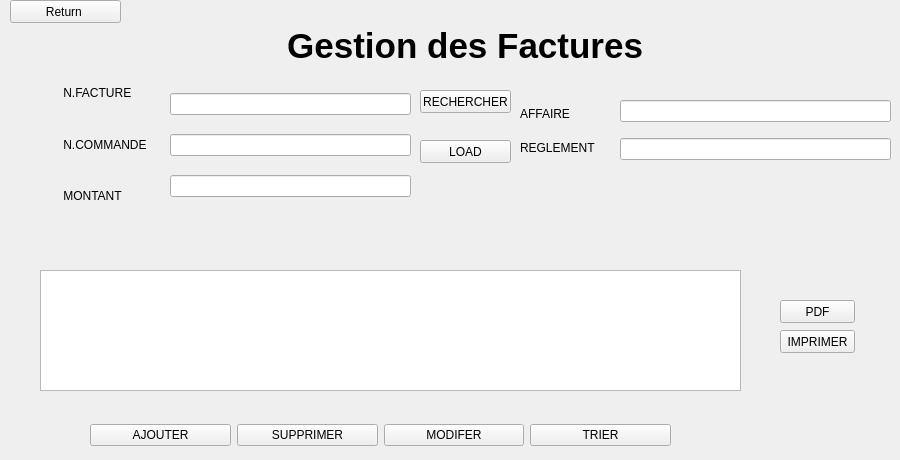
      <widget class="QWidget" name="page_65">
       <widget class="QLabel" name="label_181">
        <property name="geometry">
         <rect>
          <x>190</x>
          <y>20</y>
          <width>601</width>
          <height>51</height>
         </rect>
        </property>
        <property name="font">
         <font>
          <pointsize>26</pointsize>
          <weight>75</weight>
          <bold>true</bold>
         </font>
        </property>
        <property name="text">
         <string>          Gestion des Factures</string>
        </property>
       </widget>
       <widget class="QPushButton" name="pushButton_334">
        <property name="geometry">
         <rect>
          <x>10</x>
          <y>0</y>
          <width>111</width>
          <height>23</height>
         </rect>
        </property>
        <property name="text">
         <string>Return </string>
        </property>
       </widget>
       <widget class="QWidget" name="layoutWidget_94">
        <property name="geometry">
         <rect>
          <x>90</x>
          <y>420</y>
          <width>581</width>
          <height>31</height>
         </rect>
        </property>
        <layout class="QHBoxLayout" name="horizontalLayout_23">
         <item>
          <widget class="QPushButton" name="pushButton_335">
           <property name="text">
            <string>AJOUTER</string>
           </property>
          </widget>
         </item>
         <item>
          <widget class="QPushButton" name="pushButton_336">
           <property name="text">
            <string>SUPPRIMER</string>
           </property>
          </widget>
         </item>
         <item>
          <widget class="QPushButton" name="pushButton_337">
           <property name="text">
            <string>MODIFER</string>
           </property>
          </widget>
         </item>
         <item>
          <widget class="QPushButton" name="pushButton_338">
           <property name="text">
            <string>TRIER</string>
           </property>
          </widget>
         </item>
        </layout>
       </widget>
       <widget class="QPushButton" name="pushButton_339">
        <property name="geometry">
         <rect>
          <x>420</x>
          <y>140</y>
          <width>91</width>
          <height>23</height>
         </rect>
        </property>
        <property name="text">
         <string>LOAD</string>
        </property>
       </widget>
       <widget class="QTableView" name="tableView_30">
        <property name="geometry">
         <rect>
          <x>40</x>
          <y>270</y>
          <width>701</width>
          <height>121</height>
         </rect>
        </property>
       </widget>
       <widget class="QWidget" name="layoutWidget_95">
        <property name="geometry">
         <rect>
          <x>60</x>
          <y>70</y>
          <width>91</width>
          <height>149</height>
         </rect>
        </property>
        <layout class="QVBoxLayout" name="verticalLayout_77">
         <item>
          <widget class="QLabel" name="label_182">
           <property name="text">
            <string> N.FACTURE</string>
           </property>
          </widget>
         </item>
         <item>
          <widget class="QLabel" name="label_183">
           <property name="text">
            <string> N.COMMANDE</string>
           </property>
          </widget>
         </item>
         <item>
          <widget class="QLabel" name="label_184">
           <property name="text">
            <string> MONTANT</string>
           </property>
          </widget>
         </item>
        </layout>
       </widget>
       <widget class="QWidget" name="layoutWidget_96">
        <property name="geometry">
         <rect>
          <x>170</x>
          <y>80</y>
          <width>241</width>
          <height>131</height>
         </rect>
        </property>
        <layout class="QVBoxLayout" name="verticalLayout_78">
         <item>
          <widget class="QLineEdit" name="lineEdit_132"/>
         </item>
         <item>
          <widget class="QLineEdit" name="lineEdit_133"/>
         </item>
         <item>
          <widget class="QLineEdit" name="lineEdit_134"/>
         </item>
        </layout>
       </widget>
       <widget class="QWidget" name="layoutWidget_97">
        <property name="geometry">
         <rect>
          <x>520</x>
          <y>100</y>
          <width>91</width>
          <height>61</height>
         </rect>
        </property>
        <layout class="QVBoxLayout" name="verticalLayout_79">
         <item>
          <widget class="QLabel" name="label_185">
           <property name="text">
            <string>AFFAIRE</string>
           </property>
          </widget>
         </item>
         <item>
          <widget class="QLabel" name="label_186">
           <property name="text">
            <string>REGLEMENT</string>
           </property>
          </widget>
         </item>
        </layout>
       </widget>
       <widget class="QWidget" name="layoutWidget_98">
        <property name="geometry">
         <rect>
          <x>620</x>
          <y>90</y>
          <width>271</width>
          <height>81</height>
         </rect>
        </property>
        <layout class="QVBoxLayout" name="verticalLayout_80">
         <item>
          <widget class="QLineEdit" name="lineEdit_135"/>
         </item>
         <item>
          <widget class="QLineEdit" name="lineEdit_136"/>
         </item>
        </layout>
       </widget>
       <widget class="QPushButton" name="pushButton_340">
        <property name="geometry">
         <rect>
          <x>780</x>
          <y>300</y>
          <width>75</width>
          <height>23</height>
         </rect>
        </property>
        <property name="text">
         <string>PDF</string>
        </property>
       </widget>
       <widget class="QPushButton" name="pushButton_341">
        <property name="geometry">
         <rect>
          <x>420</x>
          <y>90</y>
          <width>91</width>
          <height>23</height>
         </rect>
        </property>
        <property name="text">
         <string>RECHERCHER</string>
        </property>
       </widget>
       <widget class="QPushButton" name="pushButton_342">
        <property name="geometry">
         <rect>
          <x>780</x>
          <y>330</y>
          <width>75</width>
          <height>23</height>
         </rect>
        </property>
        <property name="text">
         <string>IMPRIMER</string>
        </property>
       </widget>
      </widget>
